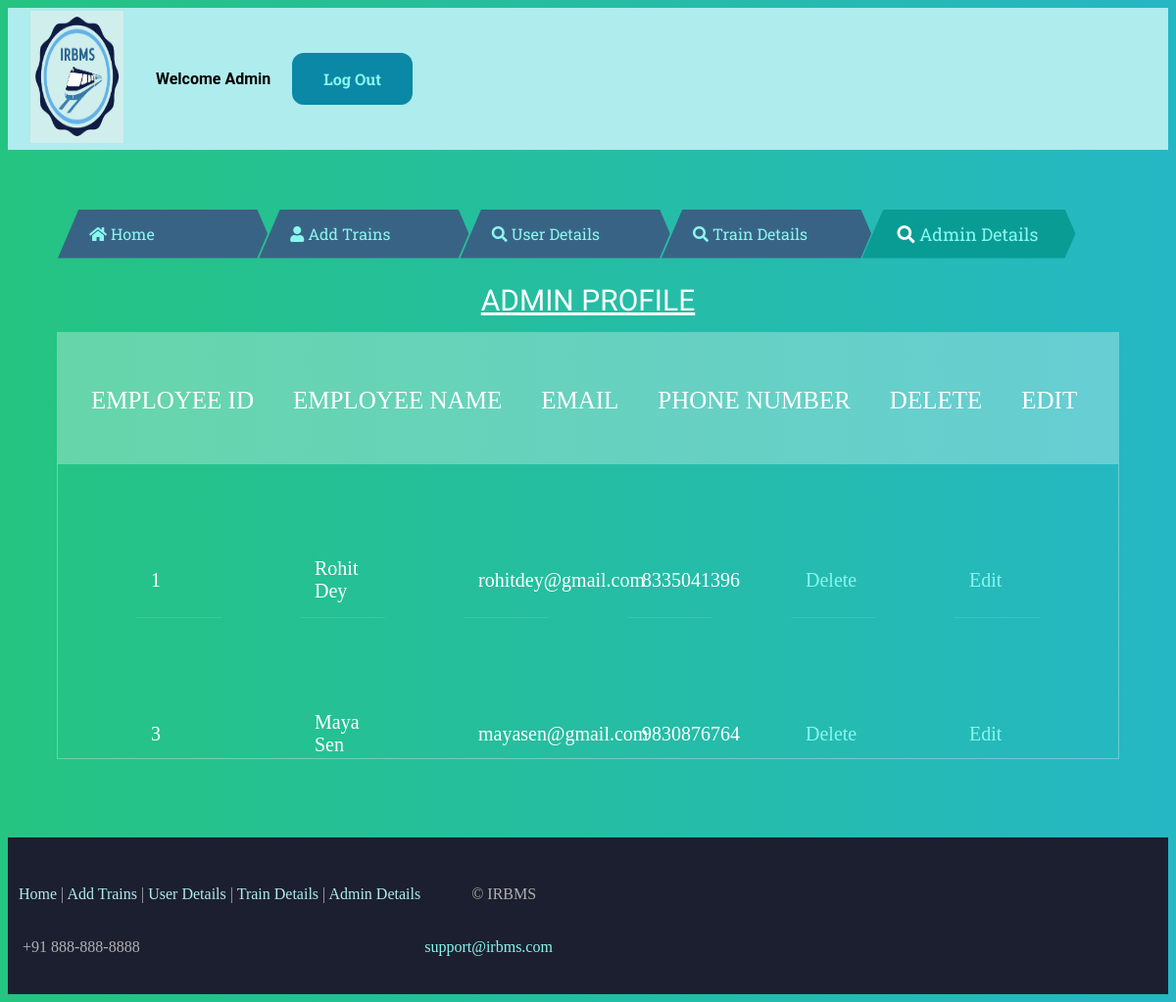
Page /adminprofile.php on the committed database.
### tables this page shows
CREATE TABLE IF NOT EXISTS `employee` (
  `emp_name` varchar(50) NOT NULL,
  `emp_id` int(10) NOT NULL,
  `address` varchar(100) NOT NULL,
  `gender` varchar(20) NOT NULL,
  `phn_no` varchar(10) NOT NULL,
  `date_joined` date NOT NULL,
  `email` varchar(50) NOT NULL,
  `password` varchar(50) NOT NULL,
  PRIMARY KEY (`emp_id`)
);

### adminprofile.php (the view, shortened to what this page needs)
<!DOCTYPE html>
<html>
<head>
      <link rel="stylesheet" href="https://use.fontawesome.com/releases/v5.3.1/css/all.css">
</head>
<header class="h">
    <table>
      <tr>
        <th colspan="3"><img src="logo2.png" width="70%" height="135px" class="img-responsive"></th>
        <th colspan="10"></th>
        <th colspan="10"></th>
        <th colspan="20"> Welcome Admin </th>
        <th colspan="10"></th>
        <th colspan="10"></th>
        <th colspan="70"></th>
        <th colspan="10"></th>
        <th colspan="10">
          <a href="logout.php" class="button button1">Log Out</a>
        </th>
      </tr>
    </table>
</header>
<body>
<section>
	<nav class="menu">
            <ul class="main-menu">
                <li><i class="fa fa-home"></i> <a href="ehome.php" style="color: #8AF7EE;">Home</a></li>
                <li><i class="fa fa-user"></i><a href="addtrain.php" style="color: #8AF7EE;"> Add Trains</a></li>
                <li><i class="fa fa-search"></i><a href="userdetails.php" style="color: #8AF7EE;"> User Details</a></li>
                <li ><i class="fa fa-search"></i><a href="traindetails.php" style="color: #8AF7EE;"> Train Details</a></li>
                <li class="active"><i class="fa fa-search"></i><a href="adminprofile.php" style="color: #8AF7EE;"> Admin Details</a></li>
            </ul>
        </nav>
<?php
$con=mysqli_connect("localhost","root","","railwaymanagementsystem");
$sql="select * from employee order by emp_id";
$result=mysqli_query($con,$sql);
?>
<h1 style="  font-family: 'Coda Caption', sans-serif;
"><span class="blue"></span><u>Admin Profile</u><span class="blue"></span></h1>
  <div class="tbl-header">
    <table cellpadding="5" cellspacing="30" border="0">
       <thead>
    <tr>
      <th><h1 style="font-family: 'PT Serif', serif; font-size: 25px;">Employee ID  </h1></th>
      <th><h1 style="font-family: 'PT Serif', serif; font-size: 25px;">Employee Name</h1></th>
      <th><h1 style="font-family: 'PT Serif', serif; font-size: 25px;">Email</h1></th>
      <th><h1 style="font-family: 'PT Serif', serif; font-size: 25px;">Phone Number</h1></th>
      <th><h1 style="font-family: 'PT Serif', serif; font-size: 25px;">Delete</h1></th>
      <th><h1 style="font-family: 'PT Serif', serif; font-size: 25px;">Edit</h1></th>
    </tr>
  </thead>
    </table>
  </div>
  <div class="tbl-content">
    <table cellpadding="5" cellspacing="80" border="0" class="tables">
      <tbody>
    <?php
      while($row=mysqli_fetch_array($result)) {
    ?>
    <tr>
      <td style="color: white; font-family: 'PT Serif', serif; font-size: 20px;"><?php echo $row['emp_id'] ?></td>
      <td style="color: white; font-family: 'PT Serif', serif; font-size: 20px;"><?php echo $row['emp_name'] ?></td>
      <td style="color: white; font-family: 'PT Serif', serif; font-size: 20px;"><?php echo $row['email'] ?></td>
      <td style="color: white; font-family: 'PT Serif', serif; font-size: 20px;"><?php echo  $row['phn_no']; ?></td>
      <td><a style="font-family: 'PT Serif', serif; font-size: 20px;"href="admindelete.php?tid=<?php echo($row['emp_id']);?>">Delete</a></td>
      <td><a style="font-family: 'PT Serif', serif; font-size: 20px;"href="adminedit.php?tid=<?php echo($row['emp_id']);?>">Edit</td>
    </tr>
    <?php } ?>
  </tbody>
    </table>
  </div>
</section>
</body>
<footer>
<div class="page-wrapper">
    <div id="waterdrop"></div>
    <footer>
      <div class="footer-top">
          <table>
  <tr><td align="center">
        <p style="float: center"> &nbsp
          <a href="ehome.php" style="color: #AEECED">Home</a>
          |
          <a href="addtrain.php" style="color: #AEECED">Add Trains</a>
          |
          <a href="userdetails.php" style="color: #AEECED">User Details</a>
          |
          <a href="traindetails.php" style="color: #AEECED">Train Details</a>
          |
          <a href="adminprofile.php" style="color: #AEECED">Admin Details</a>
        </p>
  </td>
  <td>
        <p>&nbsp &nbsp &nbsp &nbsp &nbsp &nbsp © IRBMS</p>
    </td>
</tr>
<tr>
         <td> <p>&nbsp &nbsp+91 888-888-8888</p></td>
         <td>
          <p><a href="mailto:support@irbms.com">support@irbms.com</a></p></td>
      </tr>
  </table>
      </div>
    </footer>
  </div>
</footer>
</html>

### adminprofile.php (style rules this page uses)
h1 { font-size: 30px; color: #fff; text-transform: uppercase; font-weight: 300; text-align: center; margin-bottom: 15px; }
.tables { width:100%; table-layout: fixed; }
.tbl-header { background-color: rgba(255,255,255,0.3); }
.tbl-content { height:300px; overflow-x:auto; margin-top: 0px; border: 1px solid rgba(255,255,255,0.3); }
.tables td { padding: 15px; text-align: left; vertical-align:middle; font-weight: 300; font-size: 12px; color: #fff; border-bottom: solid 1px rgba(255,255,255,0.1); }
body { background: -webkit-linear-gradient(left, #25c481, #25b7c4); background: linear-gradient(to right, #25c481, #25b7c4); font-family: 'Roboto', sans-serif; }
section { margin: 50px; }
.main-menu { display: flex; list-style: none; margin: auto 0; padding: 0.6em 0 0 0; font-family: 'Roboto Slab', serif; }
.main-menu > li { box-sizing: border-box; height: 50px; width: calc(3.5 * 100px); line-height: 50px; padding: 0 2em; margin: 1px; transition: 0.5s linear all; background: #396385; color: #8AF7EE; cursor: pointer; font-size: 16px; user-select: none; }
.main-menu > li:not(.with-submenu) { clip-path: polygon(10% 0%, 0% 100%, 95% 100%, 100% 50%, 95% 0%); shape-outside: polygon(10% 0%, 0% 100%, 95% 100%, 100% 50%, 95% 0%); }
.main-menu > li:nth-child(2) { transform: translateX(-5%); }
.main-menu > li:nth-child(3) { transform: translateX(-10%) }
.main-menu > li:nth-child(4) { transform: translateX(-15%) }
.main-menu > li:nth-child(5) { transform: translateX(-20%) }
.main-menu .active { color: #FFF; background: #099c95; cursor: default; font-size: 18px; }
.h { background-color: #AEECED; }
.page-wrapper { position: bottom; bottom: 0; width: 100%; z-index: 11111; top: 35px; }
footer p, footer strong, footer b, footer { color: #b0b0b0; }
.footer-top { background: #396385; background-size: cover; background-position: center; padding: 0 0 20px; font-family: rubik; padding-top:30px; }
.footer-top { background-color: #1c1f2f; }
#waterdrop { height: 30px; }
.button { background-color: #4CAF50; border: none; color: white; padding: 16px 32px; text-align: center; text-decoration: none; display: inline-block; font-size: 16px; margin: 4px 2px; transition-duration: 0.4s; cursor: pointer; float: right; }
.button1 { background-color: #0B88A6; color: white; border-radius: 12px; font-family: 'Roboto Slab', serif; }
a:link { text-decoration: none; color: #8AF7EE; }

### rows in the picture
employee: emp_id "1", emp_name "Rohit Dey", email "rohitdey@gmail.com", phn_no "8335041396"
employee: emp_id "3", emp_name "Maya Sen", email "mayasen@gmail.com", phn_no "9830876764"
